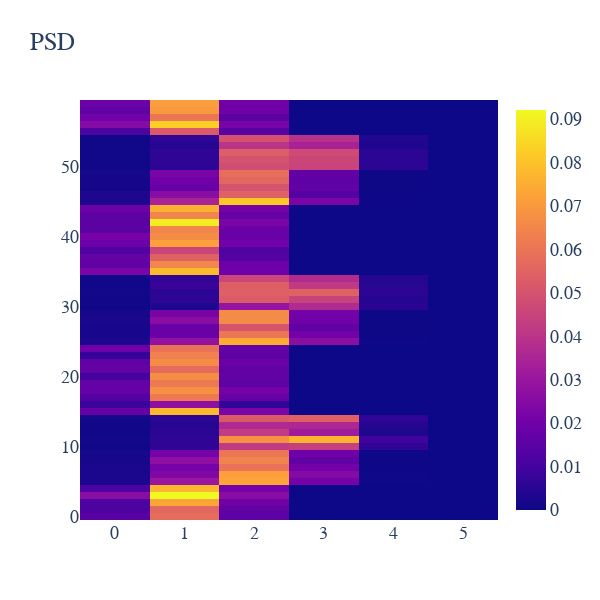

The notebook cell this image was saved under:
### Code cell
model.psd()

### Figure 1 — Plotly figure (JSON) as saved in the notebook; plotly's stock layout.template omitted (floating-point values rounded to 4 significant figures; data arrays with more than 128 entries replaced by an {"elided": "..."} marker saying what was removed)
{"data": [{"type": "heatmap", "z": {"elided": "60x6 float values"}}], "layout": {"autosize": false, "font": {"family": "Courier New, monospace", "size": 18}, "height": 600, "title": {"text": "PSD"}, "width": 600}}
